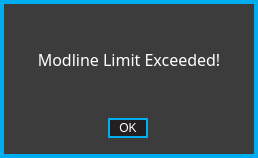
<?xml version="1.0" encoding="UTF-8"?>
<ui version="4.0">
 <class>ModlineWarningForm</class>
 <widget class="QWidget" name="ModlineWarningForm">
  <property name="geometry">
   <rect>
    <x>0</x>
    <y>0</y>
    <width>258</width>
    <height>158</height>
   </rect>
  </property>
  <property name="windowTitle">
   <string>Form</string>
  </property>
  <property name="styleSheet">
   <string notr="true">QWidget
{
	background:		rgba(35,31,32,255);
	border: 4px solid rgba(0,174,239,255);
}  

QWidget:hover
{
	/*border:				3px solid rgb(0, 126, 126)*/
}        

/*-------QFrame-------*/
QFrame
{
	background: rgb(60, 60, 60);
}

/* ---------- QLabels ------------*/
QLabel
{
	background:		rgba(0,0,0,0);
	color: 				white;
	font: 				12pt &quot;Futura&quot;;
	border:				none;
}

QLabel:hover
{
	border:				none;
}

/* ---------- QSpinBox ------------*/
QSpinBox
{
	font: 10pt &quot;Futura&quot;;
	border: 2px solid rgb(0,174,239);
	background-color: rgba(0, 0, 0, 255);
	color: white;
	padding:0, 3, 0, 0;
}

QSpinBox::focus
{
	border: none;
	outline: none;
}

/* ---------- QLineEdit ------------*/
QLineEdit
{
	font: 10pt &quot;Futura&quot;;
	background: rgba(0,174,239,0);
	border: 2px solid rgba(0,174,239,255);
	border-radius: 0px;
	color: white;
	padding-left: 2px;
	padding-bottom: 2px;
}

QLineEdit:focus
{
	font: 10pt &quot;Futura&quot;;
	background: rgba(0,174,239,0);
	border: 2px solid white;
	border-radius: 0px;
	color: white;
	padding-left: 2px;
	padding-bottom: 2px;
}

/* ---------- QCheckBox ------------*/
QCheckBox
{
	font: 10pt &quot;Futura&quot;;
	background:rgba(0,174,239,0);
	color: white;
	padding:0, 3, 0, 0;
	border: none;
}

QCheckBox:focus
{
	background:rgba(0,174,239,0);
}


/* ------- QStackedWidget ---------*/
QStackedWidget
{
border-top: 1px solid white;
background: black;
}

/*---------- QPushButton ---------*/
QPushButton
{
	border: 2px solid rgba(0,174,239,255);
	font: 10pt &quot;Futura&quot;;
	color: white;
}

QPushButton:pressed
{
	border: 2px solid white;
	font: 9pt &quot;Futura&quot;;
	background: rgba(0,174,239,255);
	color: white;
}

/*---------- QProgress Bar ---------*/
QProgressBar 
{
border: 2px solid rgb(60, 60, 60);
padding: 0px;
background: white;
 }

QProgressBar::chunk
{
background-color: rgba(0,174,239,255);
border-radius: 1px;
}

</string>
  </property>
  <widget class="QFrame" name="warningFrame">
   <property name="geometry">
    <rect>
     <x>0</x>
     <y>0</y>
     <width>258</width>
     <height>158</height>
    </rect>
   </property>
   <property name="focusPolicy">
    <enum>Qt::NoFocus</enum>
   </property>
   <property name="styleSheet">
    <string notr="true"/>
   </property>
   <property name="frameShape">
    <enum>QFrame::StyledPanel</enum>
   </property>
   <property name="frameShadow">
    <enum>QFrame::Raised</enum>
   </property>
   <widget class="QFrame" name="warningSubFrame">
    <property name="geometry">
     <rect>
      <x>8</x>
      <y>8</y>
      <width>242</width>
      <height>142</height>
     </rect>
    </property>
    <property name="focusPolicy">
     <enum>Qt::NoFocus</enum>
    </property>
    <property name="styleSheet">
     <string notr="true">QFrame 
{
background: none;
border:none;
}
</string>
    </property>
    <property name="frameShape">
     <enum>QFrame::StyledPanel</enum>
    </property>
    <property name="frameShadow">
     <enum>QFrame::Raised</enum>
    </property>
    <widget class="QLabel" name="label">
     <property name="geometry">
      <rect>
       <x>8</x>
       <y>2</y>
       <width>226</width>
       <height>98</height>
      </rect>
     </property>
     <property name="font">
      <font>
       <family>Futura</family>
       <pointsize>12</pointsize>
       <weight>50</weight>
       <italic>false</italic>
       <bold>false</bold>
      </font>
     </property>
     <property name="text">
      <string>Modline Limit Exceeded!</string>
     </property>
     <property name="alignment">
      <set>Qt::AlignCenter</set>
     </property>
     <property name="wordWrap">
      <bool>true</bool>
     </property>
    </widget>
    <widget class="QPushButton" name="ok">
     <property name="geometry">
      <rect>
       <x>100</x>
       <y>110</y>
       <width>40</width>
       <height>20</height>
      </rect>
     </property>
     <property name="focusPolicy">
      <enum>Qt::NoFocus</enum>
     </property>
     <property name="styleSheet">
      <string notr="true"/>
     </property>
     <property name="text">
      <string>OK</string>
     </property>
    </widget>
   </widget>
  </widget>
 </widget>
 <resources/>
 <connections/>
</ui>
